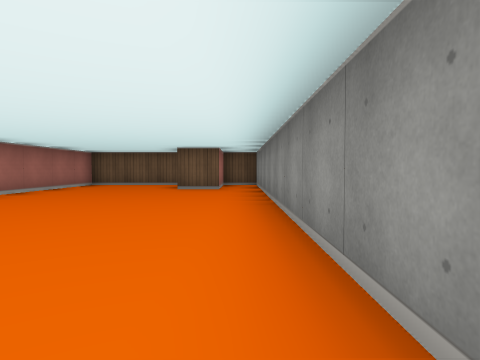
View 1 (above)

16 first-person views from a walk through a cub3D maze. The camera is about half as high as the walls, tilts 2° down and sees 75° across. The floor is counted in squares. Each view is taken from the middle of a square. On the plan, view 1 faces up. The plan holds only what a view shows up to about 9 squares ahead; the rest is blank.

View 2
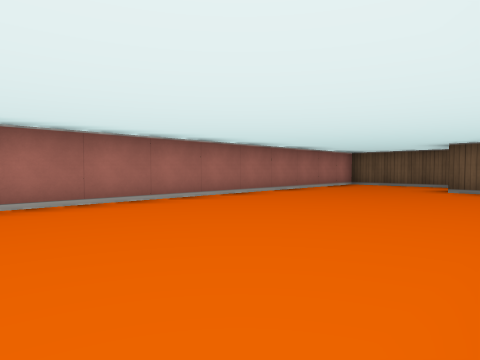

View 3
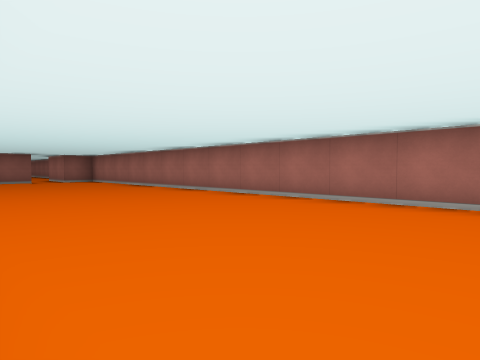

View 4
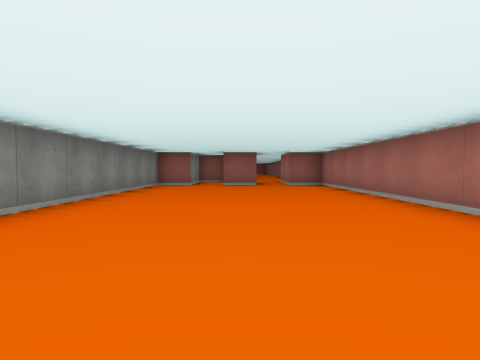

View 5
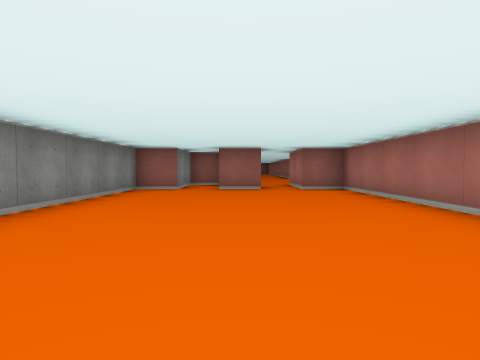

View 6
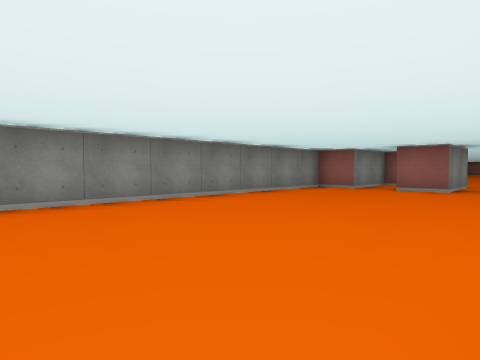

View 7
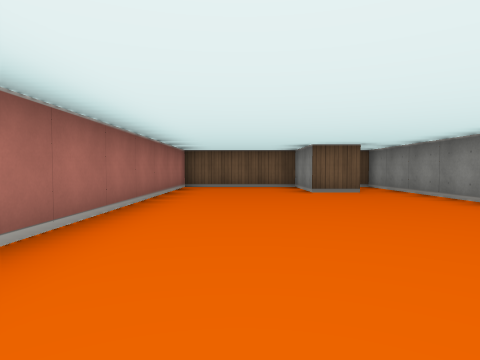

View 8
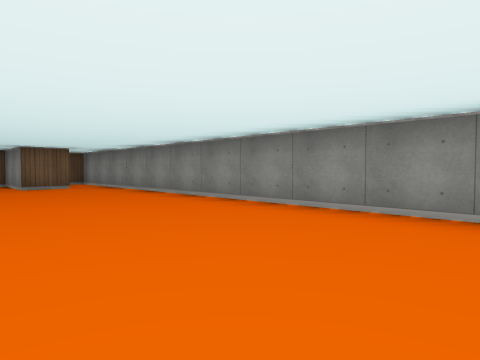

View 9
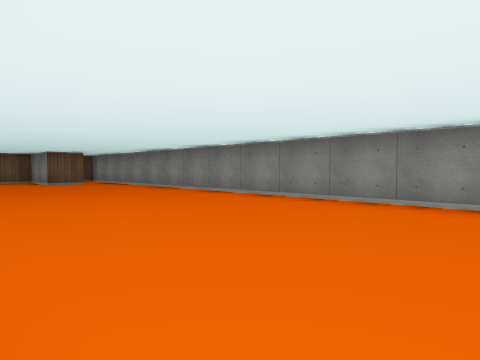

View 10
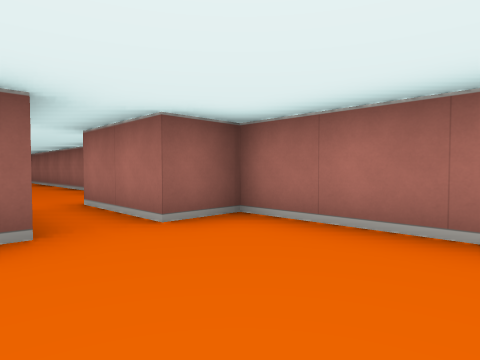

View 11
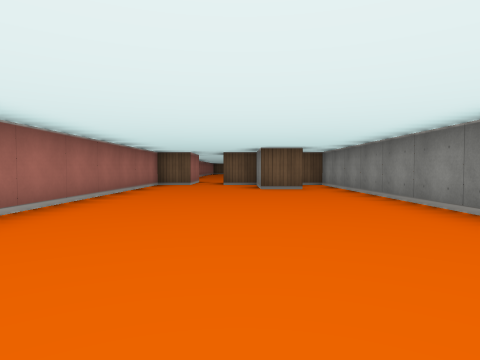

View 12
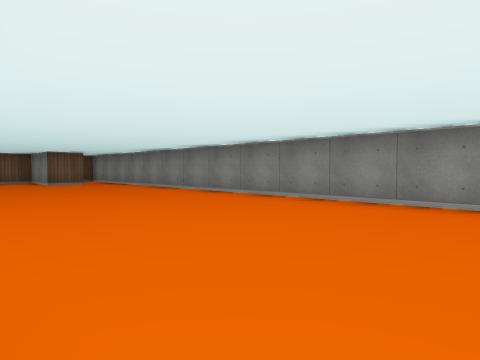

View 13
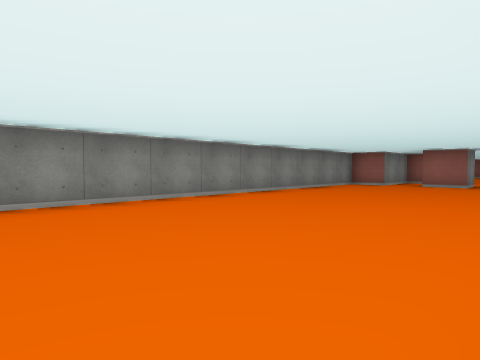

View 14
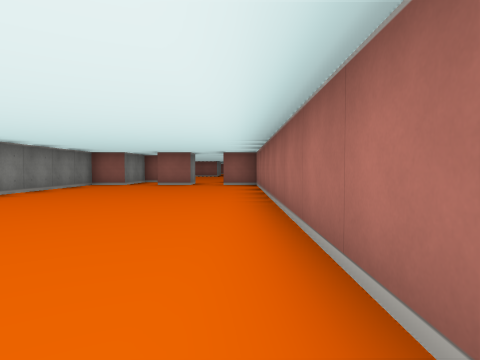

View 15
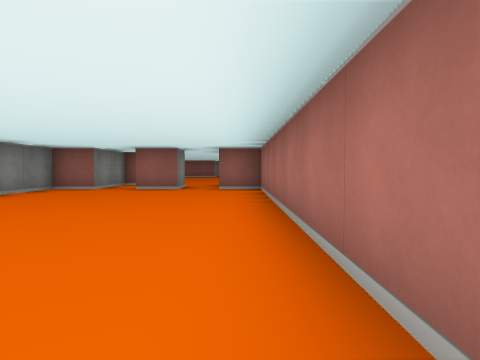

View 16
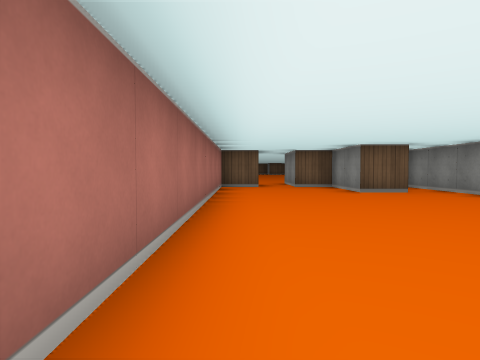

### Floor plan
Points are (right, up) in squares from view 1. A wall is a line through its corners. A room is listed if a view was taken in it or the views show most of it. See-through windows are left out.
Room 1 (views 1, 2, 3, 4, 5, 6, 7, 8, 9, 10)
walls: (-2.5, -8.5) (-1.5, -8.5); (-0.5, 8.9) (-0.5, 7.5) (-1.5, 7.5) (-1.5, 9.5) (-4.5, 9.5) (-4.5, -8.5) (-3.5, -8.5); (-0.5, -10.2) (-0.5, -8.5) (0.5, -8.5) (0.5, 9.5)
ways out: opening at (-3, -9.5) to room 2
Room 2 (views 11, 12, 13, 14, 15, 16)
walls: (-0.4, -12.5) (-1.5, -12.5) (-1.5, -10.5) (-2.5, -10.5) (-2.5, -8.5); (-2.5, -29.5) (-2.5, -28.5) (-1.5, -28.5); (-0.5, -30) (-0.5, -28.5) (0.5, -28.5) (0.5, -10.6); (-3.5, -8.5) (-3.5, -10.5) (-4.5, -10.5) (-4.5, -28.5) (-3.5, -28.5)
ways out: opening at (-3, -9.5) to room 1

Where each view was taken, in squares from view 1:
view 1: 0 up, 0 right, facing up
view 2: 0 up, 0 right, facing up-left
view 3: 4 up, 0 right, facing down-left
view 4: 1 up, 2 left, facing down
view 5: 1 down, 2 left, facing down
view 6: 1 down, 4 left, facing down-right
view 7: 1 up, 3 left, facing up
view 8: 1 down, 3 left, facing up-right
view 9: 3 down, 4 left, facing up-right
view 10: 6 down, 2 left, facing down-left
view 11: 20 down, 2 left, facing up
view 12: 23 down, 4 left, facing up-right
view 13: 19 down, 4 left, facing down-right
view 14: 19 down, 4 left, facing down
view 15: 21 down, 4 left, facing down
view 16: 19 down, 4 left, facing up
